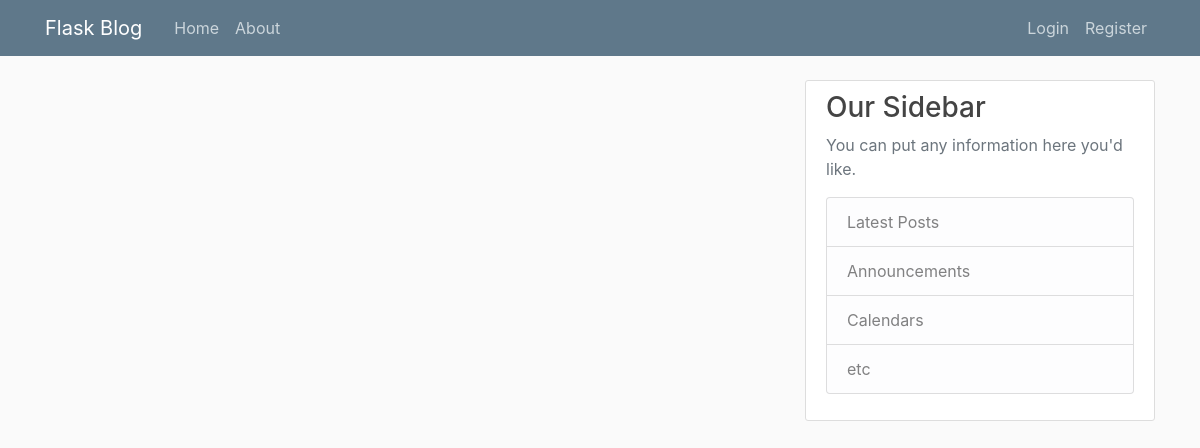
The app's page /home, older data.
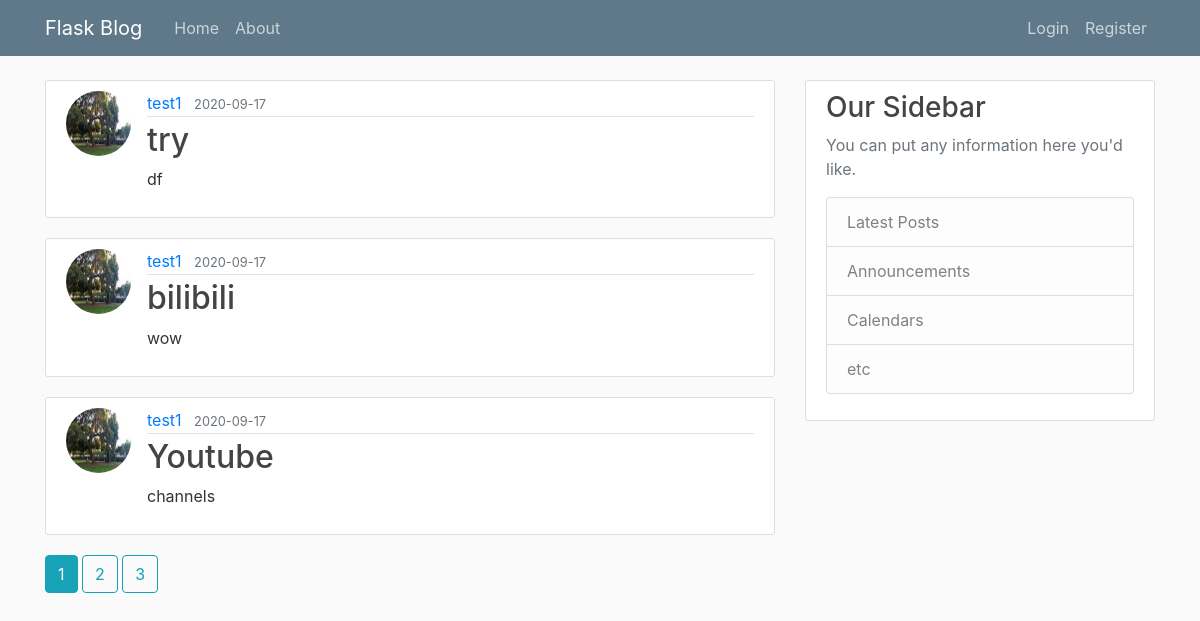
The same page, newer data.
### flaskblog/models.py (models this page shows, shortened)
class Post(db.Model):
    id = db.Column(db.Integer, primary_key=True)
    title = db.Column(db.String(100), nullable=False)
    date_posted = db.Column(db.DateTime, nullable=False, default=datetime.utcnow)
    content = db.Column(db.Text, nullable=False)
    user_id = db.Column(db.Integer, db.ForeignKey('user.id'), nullable=False)

class User(db.Model, UserMixin):
    id = db.Column(db.Integer, primary_key=True)
    username = db.Column(db.String(20), unique=True, nullable=False)
    email = db.Column(db.String(120), unique=True, nullable=False)
    image_file = db.Column(db.String(20), nullable=False, default='default.jpg')
    password = db.Column(db.String(60), nullable=False)
    posts = db.relationship('Post', backref='author', lazy=True)

### flaskblog/main/routes.py (the view)
@main.route("/")
@main.route("/home")
def home():
    page = request.args.get('page', 1, type=int)
    posts = Post.query.order_by(Post.date_posted.desc()).paginate(page=page, per_page=3)
    return render_template("home.html", posts=posts)

### flaskblog/templates/home.html
{% extends "layout.html" %}
{% block content%}
{% for post in posts.items %}
<article class="media content-section">
    <img class="rounded-circle article-img"
         src="{{ url_for('static', filename='profile_pics/' + post.author.image_file) }}">
    <div class="media-body">
        <div class="article-metadata">
            <a class="mr-2" href="{{ url_for('users.user_posts', username=post.author.username) }}">{{
                post.author.username
                }}</a>
            <small class="text-muted">{{ post.date_posted.strftime('%Y-%m-%d') }}</small>
        </div>
        <h2><a class="article-title" href="{{ url_for('posts.post', post_id=post.id) }}">{{ post.title }}</a></h2>
        <p class="article-content">{{ post.content }}</p>
    </div>
</article>
{% endfor %}
{% for page_num in posts.iter_pages(left_edge=1, right_edge=1, left_current=1, right_current=2) %}
{% if page_num %}
{% if posts.page == page_num %}
<a class="btn btn-info mb-4" href="{{ url_for('main.home', page=page_num) }}">{{page_num}}</a>
{% else %}
<a class="btn btn-outline-info mb-4" href="{{ url_for('main.home', page=page_num) }}">{{page_num}}</a>
{% endif %}
{% else %}
...
{% endif %}
{% endfor %}
{% endblock content%}

### flaskblog/templates/layout.html (shortened to what this page needs)
<!DOCTYPE html>
<html lang="en">
<head>
    <link rel="stylesheet" href="https://maxcdn.bootstrapcdn.com/bootstrap/4.0.0/css/bootstrap.min.css">
    <link rel="stylesheet" type="text/css" href="{{ url_for('static', filename='main.css')}}">
</head>
<body>
    <header class="site-header">
      <nav class="navbar navbar-expand-md navbar-dark bg-steel fixed-top">
        <div class="container">
          <a class="navbar-brand mr-4" href="/">Flask Blog</a>
          <div class="collapse navbar-collapse" id="navbarToggle">
              <div class="navbar-nav mr-auto">
                  <a class="nav-item nav-link" href="{{ url_for('main.home') }}">Home</a>
                  <a class="nav-item nav-link" href="{{ url_for('main.about') }}">About</a>
              </div>
              <div class="navbar-nav">
                  {% if current_user.is_authenticated %}
                  <a class="nav-item nav-link" href="{{ url_for('posts.new_post') }}">New Post</a>
                  <a class="nav-item nav-link" href="{{ url_for('users.account') }}">Account</a>
                  <a class="nav-item nav-link" href="{{ url_for('users.logout') }}">Logout</a>
                  {% else %}
                  <a class="nav-item nav-link" href="{{ url_for('users.login') }}">Login</a>
                  <a class="nav-item nav-link" href="{{ url_for('users.register') }}">Register</a>
                  {% endif %}
              </div>
          </div>
        </div>
      </nav>
    </header>
    <main role="main" class="container">
      <div class="row">
        <div class="col-md-8">
            {% block content %}{% endblock %}
        </div>
        <div class="col-md-4">
          <div class="content-section">
            <h3>Our Sidebar</h3>
            <p class='text-muted'>You can put any information here you'd like.
              <ul class="list-group">
                <li class="list-group-item list-group-item-light">Latest Posts</li>
                <li class="list-group-item list-group-item-light">Announcements</li>
                <li class="list-group-item list-group-item-light">Calendars</li>
                <li class="list-group-item list-group-item-light">etc</li>
              </ul>
            </p>
          </div>
        </div>
      </div>
    </main>
</body>
</html>

### flaskblog/static/main.css (style rules this page uses)
body { background: #fafafa; color: #333333; margin-top: 5rem; }
h1, h2, h3, h4, h5, h6 { color: #444444; }
.bg-steel { background-color: #5f788a; }
.site-header .navbar-nav .nav-link { color: #cbd5db; }
.content-section { background: #ffffff; padding: 10px 20px; border: 1px solid #dddddd; border-radius: 3px; margin-bottom: 20px; }
.article-title { color: #444444; }
.article-content { white-space: pre-line; }
.article-img { height: 65px; width: 65px; margin-right: 16px; }
.article-metadata { padding-bottom: 1px; margin-bottom: 4px; border-bottom: 1px solid #e3e3e3 }

Row changes from the older to the newer data that the page shows:
added Post: image_file (picture), author.username "test1", date_posted "2020-09-17", title "try", content "df"
added Post: image_file (picture), author.username "test1", date_posted "2020-09-17", title "bilibili", content "wow"
added Post: image_file (picture), author.username "test1", date_posted "2020-09-17", title "Youtube", content "channels"
Text that changed along with them:
new list line: "1"
new list line: "2"
new list line: "3"
